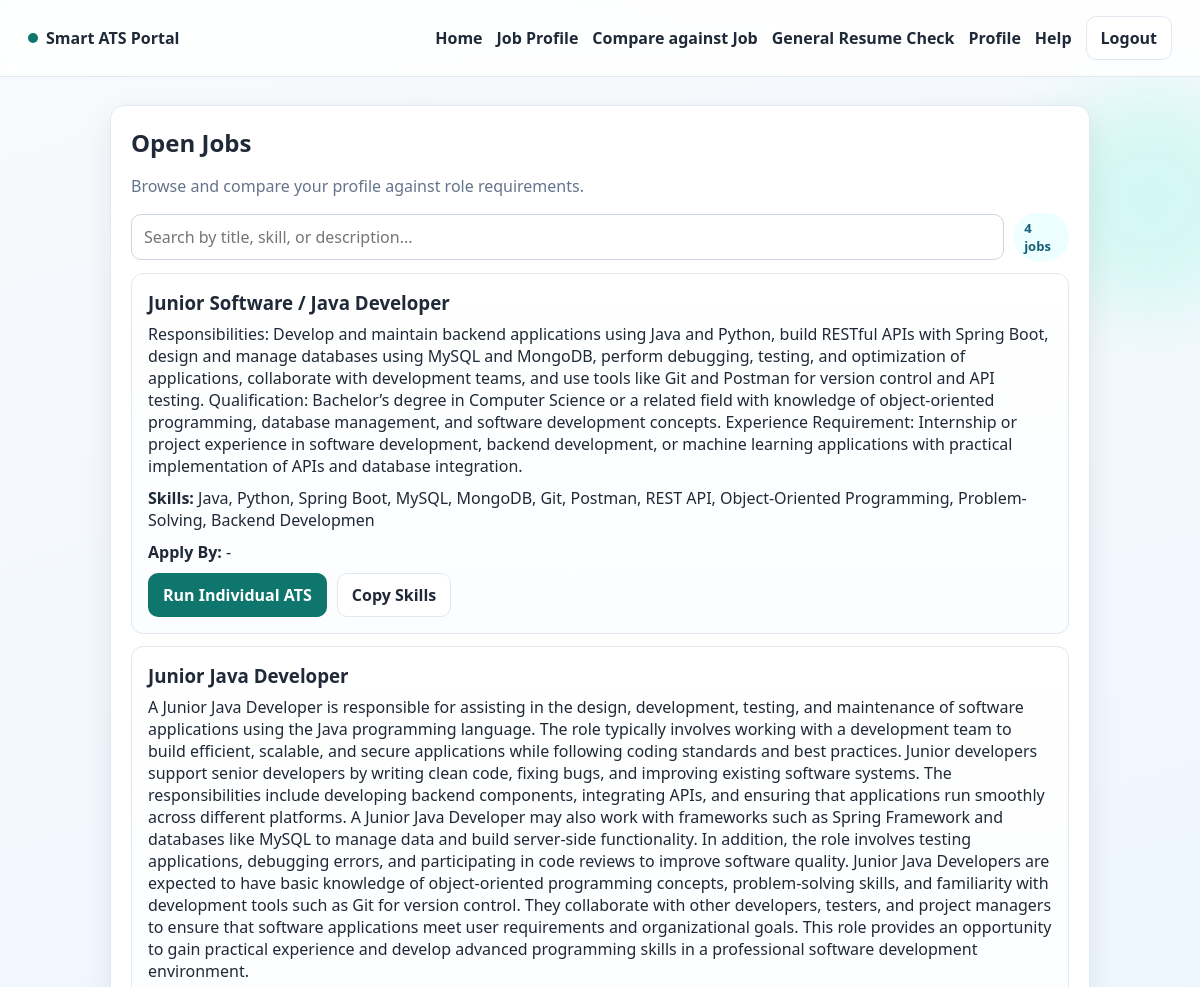
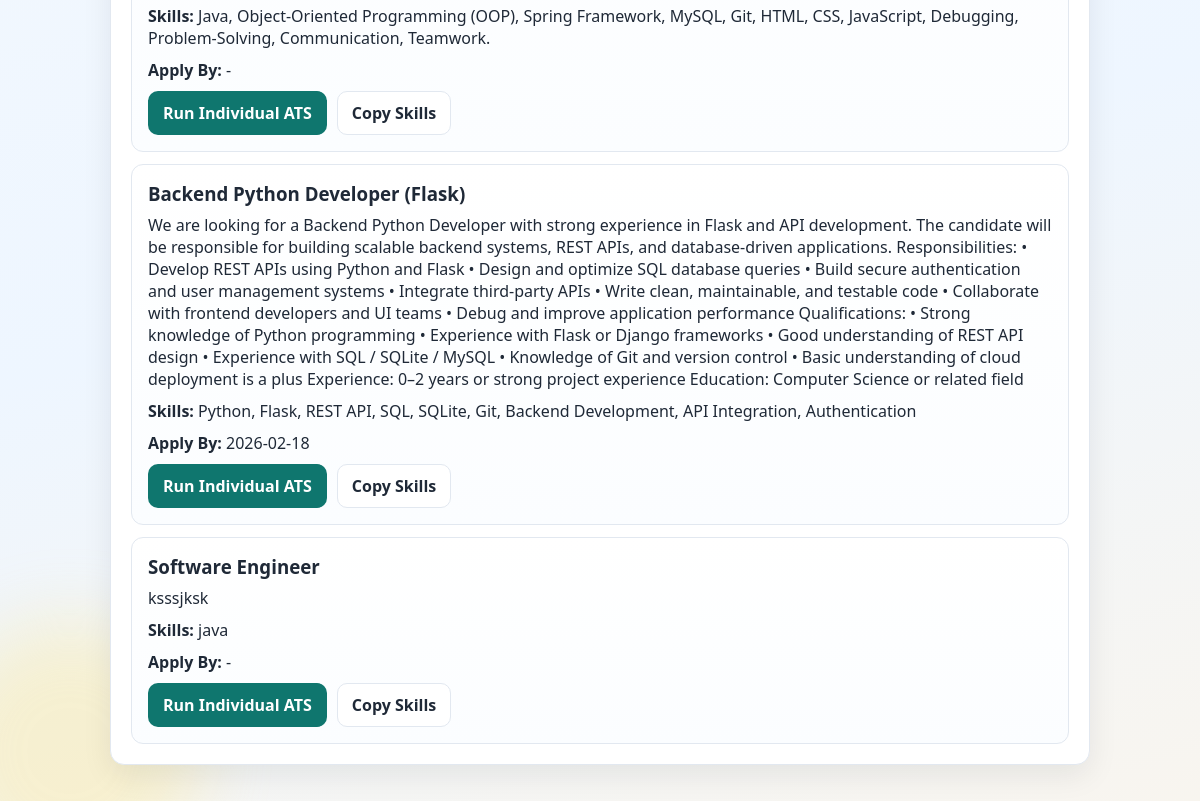
The page /jobs (signed in) on the database its author committed (2 pictures, top to bottom).
### tables this page shows
CREATE TABLE jobs(
        id INTEGER PRIMARY KEY AUTOINCREMENT,
        title TEXT,
        description TEXT,
        skills TEXT,
        recruiter_email TEXT
    , application_deadline TEXT);

### app.py (the view)
@app.route("/jobs")
def jobs():
    if "user" not in session:
        flash("Please log in to view jobs.", "error")
        return redirect("/")
    conn = get_db_connection()
    cur = conn.cursor()
    cur.execute("SELECT * FROM jobs ORDER BY id DESC")
    all_jobs = cur.fetchall()
    conn.close()
    return render_template("jobs.html", jobs=all_jobs, resume_uploaded="resume_text" in session)

### app.py (called while the page is built)
def get_db_connection():
    conn = sqlite3.connect("database.db", timeout=10)
    conn.row_factory = sqlite3.Row
    return conn

@app.context_processor
def inject_user_context():
    return {
        "is_logged_in": "user" in session,
        "user_email": session.get("user"),
        "role": session.get("role"),
    }

### templates/jobs.html (shortened to what this page needs)
{% extends "base.html" %}
{% block content %}
<section class="card fade-up">
  <div class="section-head">
    <h1>Open Jobs</h1>
    <p>Browse and compare your profile against role requirements.</p>
  </div>
  <div class="toolbar">
    <input id="jobSearch" type="text" placeholder="Search by title, skill, or description...">
    <span id="jobCount" class="pill">{{ jobs|length }} jobs</span>
  </div>
  <div id="jobsList" class="job-grid">
    {% for job in jobs %}
      <article class="job-card" data-title="{{ job['title']|lower }}" data-desc="{{ (job['description'] or '')|lower }}" data-skills="{{ (job['skills'] or '')|lower }}">
        <h3>{{ job["title"] }}</h3>
        <p>{{ job["description"] or "No description provided." }}</p>
        <p><strong>Skills:</strong> {{ job["skills"] or "Not specified" }}</p>
        <p><strong>Apply By:</strong> {{ job["application_deadline"] or "-" }}</p>
        <div class="job-actions">
          {% if role == "student" %}
            <a class="btn-primary" href="/upload_resume_individual">Run Individual ATS</a>
          {% elif role == "recruiter" %}
            <a class="btn-outline" href="/recruiter/jobs/{{ job['id'] }}">View Details</a>
            <a class="btn-primary" href="/recruiter/jobs/{{ job['id'] }}/edit">Edit Job</a>
          {% endif %}
          {% if job["skills"] %}
            <button class="btn-outline copy-skills-btn" data-skills="{{ job['skills'] }}">Copy Skills</button>
          {% endif %}
        </div>
      </article>
    {% endfor %}
  </div>
</section>
{% endblock %}

### static/css/style.css (style rules this page uses)
:root { --bg: #f7f9fc; --card: #ffffff; --ink: #1f2937; --muted: #64748b; --line: #e2e8f0; --brand: #0f766e; --brand-strong: #115e59; --accent: #f59e0b; --danger: #b91c1c; --ok: #047857; --shadow: 0 10px 30px rgba(15, 23, 42, 0.08); }
* { box-sizing: border-box; }
body { margin: 0; color: var(--ink); background: linear-gradient(165deg, #f8fafc 0%, #eef6ff 65%, #f8f5ef 100%); font-family: "Segoe UI", Tahoma, Geneva, Verdana, sans-serif; min-height: 100vh; }
.hero h1, .section-head h1, .section-head h2 { margin: 0; }
.hero p, .section-head p, .helper-text { color: var(--muted); }
.card { background: var(--card); border: 1px solid var(--line); border-radius: 14px; padding: 20px; box-shadow: var(--shadow); margin-bottom: 18px; }
input, select, textarea, button { font: inherit; }
input, select, textarea { width: 100%; border: 1px solid #cbd5e1; border-radius: 10px; padding: 11px 12px; outline: none; }
.btn-primary, .btn-outline { display: inline-flex; justify-content: center; align-items: center; padding: 10px 14px; border-radius: 10px; font-weight: 700; border: 1px solid transparent; text-decoration: none; cursor: pointer; }
.btn-primary { background: var(--brand); color: #fff; }
.btn-outline { border-color: var(--line); background: #fff; color: var(--ink); }
.toolbar { display: flex; gap: 10px; align-items: center; margin: 14px 0 8px; }
.pill { background: #ecfeff; color: #155e75; border-radius: 999px; padding: 6px 10px; font-weight: 700; font-size: 13px; }
.job-grid { display: grid; gap: 12px; margin-top: 12px; }
.job-card { border: 1px solid var(--line); border-radius: 12px; padding: 16px; background: linear-gradient(180deg, #ffffff 0%, #fbfdff 100%); }
.job-card h3 { margin: 0 0 8px; }
.job-card p { margin: 0 0 10px; }
.job-actions { display: flex; gap: 10px; align-items: center; flex-wrap: wrap; margin-top: 10px; }
.fade-up { animation: fadeUp 420ms ease both; }

### rows shown on the page
jobs: title "Junior Software / Java Developer", description "Responsibilities: Develop and maintain backend applications using Java and Python, build RESTful APIs with Spring Boot, design and manage databases using MySQL and MongoDB, perform debugging, testing, and optimization of applications, collaborate with development teams, and use tools like Git and Postman for version control and API testing. Qualification: Bachelor’s degree in Computer Science or a related field with knowledge of object-oriented programming, database management, and software development concepts. Experience Requirement: Internship or project experience in software development, backend development, or machine learning applications with practical implementation of APIs and…", skills "Java, Python, Spring Boot, MySQL, MongoDB, Git, Postman, REST API, Object-Oriented Programming, Problem-Solving, Backend Developmen", job "-"
jobs: title "Junior Java Developer", description "A Junior Java Developer is responsible for assisting in the design, development, testing, and maintenance of software applications using the Java programming language. The role typically involves working with a development team to build efficient, scalable, and secure applications while following coding standards and best practices. Junior developers support senior developers by writing clean code, fixing bugs, and improving existing software systems. The responsibilities include developing backend components, integrating APIs, and ensuring that applications run smoothly across different platforms. A Junior Java Developer may also work with frameworks such as Spring Framework and databases…", skills "Java, Object-Oriented Programming (OOP), Spring Framework, MySQL, Git, HTML, CSS, JavaScript, Debugging, Problem-Solving, Communication, Teamwork.", job "-"
jobs: title "Backend Python Developer (Flask)", description "We are looking for a Backend Python Developer with strong experience in Flask and API development. The candidate will be responsible for building scalable backend systems, REST APIs, and database-driven applications. Responsibilities: • Develop REST APIs using Python and Flask • Design and optimize SQL database queries • Build secure authentication and user management systems • Integrate third-party APIs • Write clean, maintainable, and testable code • Collaborate with frontend developers and UI teams • Debug and improve application performance Qualifications: • Strong knowledge of Python programming • Experience with Flask or Django frameworks • Good understanding of REST API design •…", skills "Python, Flask, REST API, SQL, SQLite, Git, Backend Development, API Integration, Authentication", application_deadline "2026-02-18"
jobs: title "Software Engineer", description "ksssjksk", skills "java", job "-"

### other values the page prints
{{ jobs|length }} "4"
